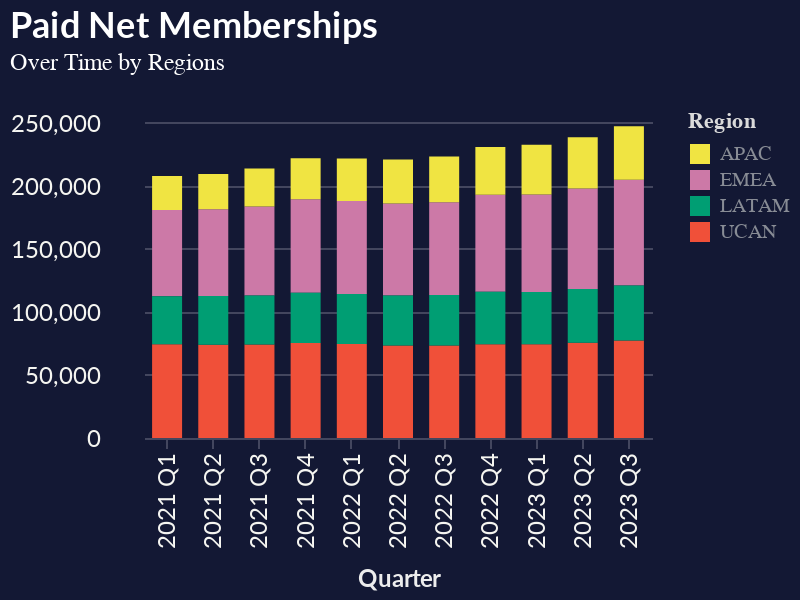

Notebook cell for this chart:
### Code cell
import altair as alt
import pandas as pd
df = pd.read_csv('Desktop/interaction/chart:data/netflix_regional_revenue.csv')
df['Time'] = pd.to_datetime(df['Time'])
df['Quarter'] = df['Time'].dt.year.astype(str) + '\tQ' + df['Time'].dt.quarter.astype(str)

chart = alt.Chart(df).mark_bar(size=15).encode(
    x=alt.X('Quarter:O', title='Quarter', axis=alt.Axis(labelAngle=-90)),
    y=alt.Y('Paid memberships at end of period:Q', axis=alt.Axis(labelAngle=0, offset=20)),
    color=alt.Color('Region:N', title='Region'),
    tooltip=['Quarter:O', 'Paid memberships at end of period:Q']
).properties(
    title={
        "text": 'Paid Net Memberships',
        "subtitle": ["Over Time by Regions", '\n'],
        "subtitleColor": "white"
    },
    width=400,
    height=300
).configure_axis(
    labelAngle=45
)

interactive_chart = chart.interactive()
interactive_chart.display()

### Figure 1 — Vega-Lite specification as saved in the notebook (floating-point values rounded to 4 significant figures)
{"autosize": {"type": "fit", "contains": "padding"}, "config": {"title": {"fontSize": 18, "font": "Lato", "anchor": "start", "color": "#ffffff", "subtitlefont": "Lato"}, "style": {"guide-label": {"fill": "#fff"}, "guide-title": {"fill": "#fff"}}, "axisX": {"labelColor": "#F5F5F1", "titleColor": "#ededed", "domain": true, "domainColor": "#43465e", "domainWidth": 0.5, "grid": false, "labelFont": "Lato", "labelFontSize": 12, "labelAngle": 0, "tickColor": "#43465e", "tickSize": 5, "titleFont": "Lato", "titleFontSize": 12, "titlePadding": 10, "title": "X Axis Title (units)"}, "axisY": {"domain": false, "domainColor": "#e4e4e4", "grid": true, "gridColor": "#43465e", "gridWidth": 1, "labelFont": "Lato", "labelFontSize": 12, "labelColor": "#F5F5F1", "labelAngle": 0, "ticks": false, "titleFont": "Lato", "titleFontSize": 12, "titlePadding": 10, "title": "Y Axis Title (units)", "titleAngle": 0, "titleY": -10, "titleX": 18}, "legend": {"labelColor": "#888c95", "titleColor": "#dadada"}, "view": {"fill": "#131834", "stroke": "transparent"}, "background": "#131834", "range": {"category": ["#f0e442", "#cc79a7", "#009e73", "#F05039", "#780909", "#0b0000", "#dedede", "#43465e"], "diverging": ["#ff7272", "#e80000", "#c10000", "#973333", "#640000", "#000000"]}, "axis": {"labelAngle": 45}}, "data": {"name": "data-54c65146e16319f25ad3a370e915a0be"}, "mark": {"type": "bar", "size": 15}, "encoding": {"color": {"field": "Region", "title": "Region", "type": "nominal"}, "tooltip": [{"field": "Quarter", "type": "ordinal"}, {"field": "Paid memberships at end of period", "type": "quantitative"}], "x": {"axis": {"labelAngle": -90}, "field": "Quarter", "title": "Quarter", "type": "ordinal"}, "y": {"axis": {"labelAngle": 0, "offset": 20}, "field": "Paid memberships at end of period", "type": "quantitative"}}, "height": 300, "params": [{"name": "param_80", "select": {"type": "interval", "encodings": ["x", "y"]}, "bind": "scales"}], "title": {"text": "Paid Net Memberships", "subtitle": ["Over Time by Regions", "\n"], "subtitleColor": "white"}, "width": 400, "$schema": "https://vega.github.io/schema/vega-lite/v5.14.1.json", "datasets": {"data-54c65146e16319f25ad3a370e915a0be": [{"Time": "2021-03-31T00:00:00", "Region": "UCAN", "Revenues": 3170972, "Paid net membership additions (losses)": 448, "Paid memberships at end of period": 74384, "Average paying memberships": 74160, "Average revenue per membership (2)": 14.25, "% change as compared to prior-year period": 0.09, "Quarter": "2021\tQ1"}, {"Time": "2021-06-30T00:00:00", "Region": "UCAN", "Revenues": 3234643, "Paid net membership additions (losses)": -433, "Paid memberships at end of period": 73951, "Average paying memberships": 74168, "Average revenue per membership (2)": 14.54, "% change as compared to prior-year period": 0.1, "Quarter": "2021\tQ2"}, {"Time": "2021-09-30T00:00:00", "Region": "UCAN", "Revenues": 3257697, "Paid net membership additions (losses)": 73, "Paid memberships at end of period": 74024, "Average paying memberships": 73988, "Average revenue per membership (2)": 14.68, "% change as compared to prior-year period": 0.1, "Quarter": "2021\tQ3"}, {"Time": "2021-12-31T00:00:00", "Region": "UCAN", "Revenues": 3308788, "Paid net membership additions (losses)": 1191, "Paid memberships at end of period": 75215, "Average paying memberships": 74620, "Average revenue per membership (2)": 14.78, "% change as compared to prior-year period": 0.09, "Quarter": "2021\tQ4"}, {"Time": "2022-03-31T00:00:00", "Region": "UCAN", "Revenues": 3350424, "Paid net membership additions (losses)": -636, "Paid memberships at end of period": 74579, "Average paying memberships": 74897, "Average revenue per membership (2)": 14.91, "% change as compared to prior-year period": 0.05, "Quarter": "2022\tQ1"}, {"Time": "2022-06-30T00:00:00", "Region": "UCAN", "Revenues": 3537863, "Paid net membership additions (losses)": -1296, "Paid memberships at end of period": 73283, "Average paying memberships": 73931, "Average revenue per membership (2)": 15.95, "% change as compared to prior-year period": 0.1, "Quarter": "2022\tQ2"}, {"Time": "2022-09-30T00:00:00", "Region": "UCAN", "Revenues": 3601565, "Paid net membership additions (losses)": 104, "Paid memberships at end of period": 73387, "Average paying memberships": 73335, "Average revenue per membership (2)": 16.37, "% change as compared to prior-year period": 0.12, "Quarter": "2022\tQ3"}, {"Time": "2022-12-31T00:00:00", "Region": "UCAN", "Revenues": 3594791, "Paid net membership additions (losses)": 909, "Paid memberships at end of period": 74296, "Average paying memberships": 73842, "Average revenue per membership (2)": 16.23, "% change as compared to prior-year period": 0.1, "Quarter": "2022\tQ4"}, {"Time": "2023-03-31T00:00:00", "Region": "UCAN", "Revenues": 3608645, "Paid net membership additions (losses)": 102, "Paid memberships at end of period": 74398, "Average paying memberships": 74347, "Average revenue per membership (2)": 16.18, "% change as compared to prior-year period": 0.09, "Quarter": "2023\tQ1"}, {"Time": "2023-06-30T00:00:00", "Region": "UCAN", "Revenues": 3599448, "Paid net membership additions (losses)": 1173, "Paid memberships at end of period": 75571, "Average paying memberships": 74985, "Average revenue per membership (2)": 16.0, "% change as compared to prior-year period": 0.0, "Quarter": "2023\tQ2"}, {"Time": "2023-09-30T00:00:00", "Region": "UCAN", "Revenues": 3735133, "Paid net membership additions (losses)": 1750, "Paid memberships at end of period": 77321, "Average paying memberships": 76446, "Average revenue per membership (2)": 16.29, "% change as compared to prior-year period": 0.0, "Quarter": "2023\tQ3"}, {"Time": "2021-03-31T00:00:00", "Region": "EMEA", "Revenues": 2343674, "Paid net membership additions (losses)": 1810, "Paid memberships at end of period": 68508, "Average paying memberships": 67603, "Average revenue per membership (2)": 11.56, "% change as compared to prior-year period": 0.11, "Quarter": "2021\tQ1"}, {"Time": "2021-06-30T00:00:00", "Region": "EMEA", "Revenues": 2400480, "Paid net membership additions (losses)": 188, "Paid memberships at end of period": 68696, "Average paying memberships": 68602, "Average revenue per membership (2)": 11.66, "% change as compared to prior-year period": 0.11, "Quarter": "2021\tQ2"}, {"Time": "2021-09-30T00:00:00", "Region": "EMEA", "Revenues": 2432239, "Paid net membership additions (losses)": 1804, "Paid memberships at end of period": 70500, "Average paying memberships": 69598, "Average revenue per membership (2)": 11.65, "% change as compared to prior-year period": 0.07, "Quarter": "2021\tQ3"}, {"Time": "2021-12-31T00:00:00", "Region": "EMEA", "Revenues": 2523426, "Paid net membership additions (losses)": 3536, "Paid memberships at end of period": 74036, "Average paying memberships": 72268, "Average revenue per membership (2)": 11.64, "% change as compared to prior-year period": 0.05, "Quarter": "2021\tQ4"}, {"Time": "2022-03-31T00:00:00", "Region": "EMEA", "Revenues": 2561831, "Paid net membership additions (losses)": -303, "Paid memberships at end of period": 73733, "Average paying memberships": 73885, "Average revenue per membership (2)": 11.56, "% change as compared to prior-year period": 0.0, "Quarter": "2022\tQ1"}, {"Time": "2022-06-30T00:00:00", "Region": "EMEA", "Revenues": 2457235, "Paid net membership additions (losses)": -767, "Paid memberships at end of period": 72966, "Average paying memberships": 73350, "Average revenue per membership (2)": 11.17, "% change as compared to prior-year period": -0.04, "Quarter": "2022\tQ2"}, {"Time": "2022-09-30T00:00:00", "Region": "EMEA", "Revenues": 2375814, "Paid net membership additions (losses)": 568, "Paid memberships at end of period": 73534, "Average paying memberships": 73250, "Average revenue per membership (2)": 10.81, "% change as compared to prior-year period": -0.07, "Quarter": "2022\tQ3"}, {"Time": "2022-12-31T00:00:00", "Region": "EMEA", "Revenues": 2350135, "Paid net membership additions (losses)": 3195, "Paid memberships at end of period": 76729, "Average paying memberships": 75132, "Average revenue per membership (2)": 10.43, "% change as compared to prior-year period": -0.1, "Quarter": "2022\tQ4"}, {"Time": "2023-03-31T00:00:00", "Region": "EMEA", "Revenues": 2517641, "Paid net membership additions (losses)": 644, "Paid memberships at end of period": 77373, "Average paying memberships": 77051, "Average revenue per membership (2)": 10.89, "% change as compared to prior-year period": -0.06, "Quarter": "2023\tQ1"}, {"Time": "2023-06-30T00:00:00", "Region": "EMEA", "Revenues": 2562170, "Paid net membership additions (losses)": 2434, "Paid memberships at end of period": 79807, "Average paying memberships": 78590, "Average revenue per membership (2)": 10.87, "% change as compared to prior-year period": -0.03, "Quarter": "2023\tQ2"}, {"Time": "2023-09-30T00:00:00", "Region": "EMEA", "Revenues": 2693146, "Paid net membership additions (losses)": 3953, "Paid memberships at end of period": 83760, "Average paying memberships": 81784, "Average revenue per membership (2)": 10.98, "% change as compared to prior-year period": 0.02, "Quarter": "2023\tQ3"}, {"Time": "2021-03-31T00:00:00", "Region": "LATAM", "Revenues": 836647, "Paid net membership additions (losses)": 357, "Paid memberships at end of period": 37894, "Average paying memberships": 37716, "Average revenue per membership (2)": 7.39, "% change as compared to prior-year period": -0.08, "Quarter": "2021\tQ1"}, {"Time": "2021-06-30T00:00:00", "Region": "LATAM", "Revenues": 860882, "Paid net membership additions (losses)": 764, "Paid memberships at end of period": 38658, "Average paying memberships": 38276, "Average revenue per membership (2)": 7.5, "% change as compared to prior-year period": 0.01, "Quarter": "2021\tQ2"}, {"Time": "2021-09-30T00:00:00", "Region": "LATAM", "Revenues": 915297, "Paid net membership additions (losses)": 330, "Paid memberships at end of period": 38988, "Average paying memberships": 38823, "Average revenue per membership (2)": 7.86, "% change as compared to prior-year period": 0.08, "Quarter": "2021\tQ3"}, {"Time": "2021-12-31T00:00:00", "Region": "LATAM", "Revenues": 964150, "Paid net membership additions (losses)": 973, "Paid memberships at end of period": 39961, "Average paying memberships": 39475, "Average revenue per membership (2)": 8.14, "% change as compared to prior-year period": 0.14, "Quarter": "2021\tQ4"}, {"Time": "2022-03-31T00:00:00", "Region": "LATAM", "Revenues": 998948, "Paid net membership additions (losses)": -351, "Paid memberships at end of period": 39610, "Average paying memberships": 39786, "Average revenue per membership (2)": 8.37, "% change as compared to prior-year period": 0.13, "Quarter": "2022\tQ1"}, {"Time": "2022-06-30T00:00:00", "Region": "LATAM", "Revenues": 1030234, "Paid net membership additions (losses)": 14, "Paid memberships at end of period": 39624, "Average paying memberships": 39617, "Average revenue per membership (2)": 8.67, "% change as compared to prior-year period": 0.16, "Quarter": "2022\tQ2"}, {"Time": "2022-09-30T00:00:00", "Region": "LATAM", "Revenues": 1023945, "Paid net membership additions (losses)": 312, "Paid memberships at end of period": 39936, "Average paying memberships": 39780, "Average revenue per membership (2)": 8.58, "% change as compared to prior-year period": 0.09, "Quarter": "2022\tQ3"}, {"Time": "2022-12-31T00:00:00", "Region": "LATAM", "Revenues": 1016846, "Paid net membership additions (losses)": 1763, "Paid memberships at end of period": 41699, "Average paying memberships": 40818, "Average revenue per membership (2)": 8.3, "% change as compared to prior-year period": 0.02, "Quarter": "2022\tQ4"}, {"Time": "2023-03-31T00:00:00", "Region": "LATAM", "Revenues": 1070192, "Paid net membership additions (losses)": -450, "Paid memberships at end of period": 41249, "Average paying memberships": 41474, "Average revenue per membership (2)": 8.6, "% change as compared to prior-year period": 0.03, "Quarter": "2023\tQ1"}, {"Time": "2023-06-30T00:00:00", "Region": "LATAM", "Revenues": 1077435, "Paid net membership additions (losses)": 1217, "Paid memberships at end of period": 42466, "Average paying memberships": 41858, "Average revenue per membership (2)": 8.58, "% change as compared to prior-year period": -0.01, "Quarter": "2023\tQ2"}, {"Time": "2023-09-30T00:00:00", "Region": "LATAM", "Revenues": 1142811, "Paid net membership additions (losses)": 1179, "Paid memberships at end of period": 43645, "Average paying memberships": 43056, "Average revenue per membership (2)": 8.85, "% change as compared to prior-year period": 0.03, "Quarter": "2023\tQ3"}, {"Time": "2021-03-31T00:00:00", "Region": "APAC", "Revenues": 762414, "Paid net membership additions (losses)": 1361, "Paid memberships at end of period": 26853, "Average paying memberships": 26173, "Average revenue per membership (2)": 9.71, "% change as compared to prior-year period": 0.09, "Quarter": "2021\tQ1"}, {"Time": "2021-06-30T00:00:00", "Region": "APAC", "Revenues": 799480, "Paid net membership additions (losses)": 1022, "Paid memberships at end of period": 27875, "Average paying memberships": 27364, "Average revenue per membership (2)": 9.74, "% change as compared to prior-year period": 0.09, "Quarter": "2021\tQ2"}, {"Time": "2021-09-30T00:00:00", "Region": "APAC", "Revenues": 834002, "Paid net membership additions (losses)": 2176, "Paid memberships at end of period": 30051, "Average paying memberships": 28963, "Average revenue per membership (2)": 9.6, "% change as compared to prior-year period": 0.04, "Quarter": "2021\tQ3"}, {"Time": "2021-12-31T00:00:00", "Region": "APAC", "Revenues": 870705, "Paid net membership additions (losses)": 2581, "Paid memberships at end of period": 32632, "Average paying memberships": 31342, "Average revenue per membership (2)": 9.26, "% change as compared to prior-year period": -0.01, "Quarter": "2021\tQ4"}, {"Time": "2022-03-31T00:00:00", "Region": "APAC", "Revenues": 916754, "Paid net membership additions (losses)": 1087, "Paid memberships at end of period": 33719, "Average paying memberships": 33176, "Average revenue per membership (2)": 9.21, "% change as compared to prior-year period": -0.05, "Quarter": "2022\tQ1"}, {"Time": "2022-06-30T00:00:00", "Region": "APAC", "Revenues": 907719, "Paid net membership additions (losses)": 1080, "Paid memberships at end of period": 34799, "Average paying memberships": 34259, "Average revenue per membership (2)": 8.83, "% change as compared to prior-year period": -0.09, "Quarter": "2022\tQ2"}, {"Time": "2022-09-30T00:00:00", "Region": "APAC", "Revenues": 889037, "Paid net membership additions (losses)": 1429, "Paid memberships at end of period": 36228, "Average paying memberships": 35514, "Average revenue per membership (2)": 8.34, "% change as compared to prior-year period": -0.13, "Quarter": "2022\tQ3"}, {"Time": "2022-12-31T00:00:00", "Region": "APAC", "Revenues": 856711, "Paid net membership additions (losses)": 1795, "Paid memberships at end of period": 38023, "Average paying memberships": 37126, "Average revenue per membership (2)": 7.69, "% change as compared to prior-year period": -0.17, "Quarter": "2022\tQ4"}, {"Time": "2023-03-31T00:00:00", "Region": "APAC", "Revenues": 933523, "Paid net membership additions (losses)": 1455, "Paid memberships at end of period": 39478, "Average paying memberships": 38751, "Average revenue per membership (2)": 8.03, "% change as compared to prior-year period": -0.13, "Quarter": "2023\tQ1"}, {"Time": "2023-06-30T00:00:00", "Region": "APAC", "Revenues": 919273, "Paid net membership additions (losses)": 1068, "Paid memberships at end of period": 40546, "Average paying memberships": 40012, "Average revenue per membership (2)": 7.66, "% change as compared to prior-year period": -0.13, "Quarter": "2023\tQ2"}, {"Time": "2023-09-30T00:00:00", "Region": "APAC", "Revenues": 948216, "Paid net membership additions (losses)": 1881, "Paid memberships at end of period": 42427, "Average paying memberships": 41487, "Average revenue per membership (2)": 7.62, "% change as compared to prior-year period": -0.09, "Quarter": "2023\tQ3"}]}}
